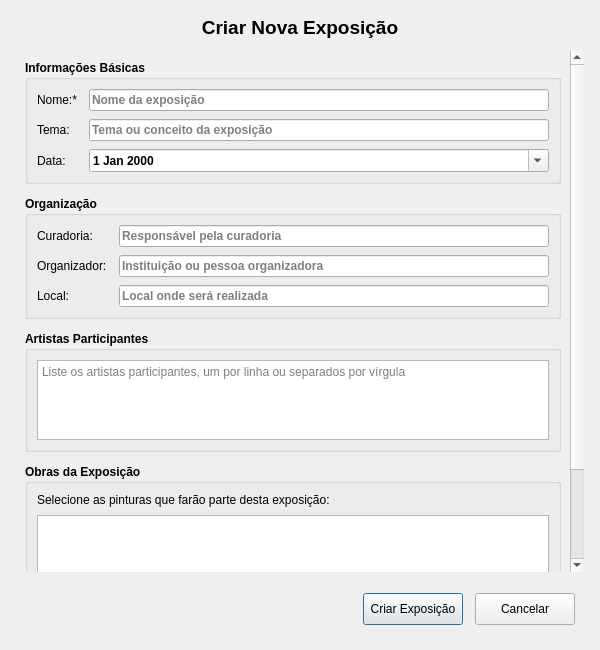
<?xml version="1.0" encoding="UTF-8"?>
<ui version="4.0">
 <class>Dialog</class>
 <widget class="QDialog" name="Dialog">
  <property name="geometry">
   <rect>
    <x>0</x>
    <y>0</y>
    <width>600</width>
    <height>650</height>
   </rect>
  </property>
  <property name="minimumSize">
   <size>
    <width>580</width>
    <height>620</height>
   </size>
  </property>
  <property name="windowTitle">
   <string>Nova Exposição</string>
  </property>
  <layout class="QVBoxLayout" name="mainLayout">
   <property name="spacing">
    <number>12</number>
   </property>
   <property name="leftMargin">
    <number>16</number>
   </property>
   <property name="topMargin">
    <number>16</number>
   </property>
   <property name="rightMargin">
    <number>16</number>
   </property>
   <property name="bottomMargin">
    <number>16</number>
   </property>
   <item>
    <widget class="QLabel" name="titleLabel">
     <property name="text">
      <string>Criar Nova Exposição</string>
     </property>
     <property name="alignment">
      <set>Qt::AlignCenter</set>
     </property>
     <property name="font">
      <font>
       <pointsize>14</pointsize>
       <weight>75</weight>
       <bold>true</bold>
      </font>
     </property>
    </widget>
   </item>
   <item>
    <widget class="QScrollArea" name="scrollArea">
     <property name="frameShape">
      <enum>QFrame::NoFrame</enum>
     </property>
     <property name="widgetResizable">
      <bool>true</bool>
     </property>
     <widget class="QWidget" name="scrollAreaWidgetContents">
      <property name="geometry">
       <rect>
        <x>0</x>
        <y>0</y>
        <width>518</width>
        <height>500</height>
       </rect>
      </property>
      <layout class="QVBoxLayout" name="contentLayout">
       <property name="spacing">
        <number>12</number>
       </property>
       <item>
        <widget class="QGroupBox" name="groupBoxBasico">
         <property name="title">
          <string>Informações Básicas</string>
         </property>
         <property name="font">
          <font>
           <weight>75</weight>
           <bold>true</bold>
          </font>
         </property>
         <layout class="QFormLayout" name="basicoLayout">
          <property name="horizontalSpacing">
           <number>12</number>
          </property>
          <property name="verticalSpacing">
           <number>8</number>
          </property>
          <item row="0" column="0">
           <widget class="QLabel" name="labelNome">
            <property name="text">
             <string>Nome:*</string>
            </property>
            <property name="font">
             <font>
              <weight>50</weight>
              <bold>false</bold>
             </font>
            </property>
           </widget>
          </item>
          <item row="0" column="1">
           <widget class="QLineEdit" name="nome">
            <property name="placeholderText">
             <string>Nome da exposição</string>
            </property>
           </widget>
          </item>
          <item row="1" column="0">
           <widget class="QLabel" name="labelTema">
            <property name="text">
             <string>Tema:</string>
            </property>
            <property name="font">
             <font>
              <weight>50</weight>
              <bold>false</bold>
             </font>
            </property>
           </widget>
          </item>
          <item row="1" column="1">
           <widget class="QLineEdit" name="tema">
            <property name="placeholderText">
             <string>Tema ou conceito da exposição</string>
            </property>
           </widget>
          </item>
          <item row="2" column="0">
           <widget class="QLabel" name="labelData">
            <property name="text">
             <string>Data:</string>
            </property>
            <property name="font">
             <font>
              <weight>50</weight>
              <bold>false</bold>
             </font>
            </property>
           </widget>
          </item>
          <item row="2" column="1">
           <widget class="QDateEdit" name="data">
            <property name="calendarPopup">
             <bool>true</bool>
            </property>
           </widget>
          </item>
         </layout>
        </widget>
       </item>
       <item>
        <widget class="QGroupBox" name="groupBoxOrganizacao">
         <property name="title">
          <string>Organização</string>
         </property>
         <property name="font">
          <font>
           <weight>75</weight>
           <bold>true</bold>
          </font>
         </property>
         <layout class="QFormLayout" name="organizacaoLayout">
          <property name="horizontalSpacing">
           <number>12</number>
          </property>
          <property name="verticalSpacing">
           <number>8</number>
          </property>
          <item row="0" column="0">
           <widget class="QLabel" name="labelCuradoria">
            <property name="text">
             <string>Curadoria:</string>
            </property>
            <property name="font">
             <font>
              <weight>50</weight>
              <bold>false</bold>
             </font>
            </property>
           </widget>
          </item>
          <item row="0" column="1">
           <widget class="QLineEdit" name="curadoria">
            <property name="placeholderText">
             <string>Responsável pela curadoria</string>
            </property>
           </widget>
          </item>
          <item row="1" column="0">
           <widget class="QLabel" name="labelOrganizador">
            <property name="text">
             <string>Organizador:</string>
            </property>
            <property name="font">
             <font>
              <weight>50</weight>
              <bold>false</bold>
             </font>
            </property>
           </widget>
          </item>
          <item row="1" column="1">
           <widget class="QLineEdit" name="organizador">
            <property name="placeholderText">
             <string>Instituição ou pessoa organizadora</string>
            </property>
           </widget>
          </item>
          <item row="2" column="0">
           <widget class="QLabel" name="labelLocal">
            <property name="text">
             <string>Local:</string>
            </property>
            <property name="font">
             <font>
              <weight>50</weight>
              <bold>false</bold>
             </font>
            </property>
           </widget>
          </item>
          <item row="2" column="1">
           <widget class="QLineEdit" name="local">
            <property name="placeholderText">
             <string>Local onde será realizada</string>
            </property>
           </widget>
          </item>
         </layout>
        </widget>
       </item>
       <item>
        <widget class="QGroupBox" name="groupBoxArtistas">
         <property name="title">
          <string>Artistas Participantes</string>
         </property>
         <property name="font">
          <font>
           <weight>75</weight>
           <bold>true</bold>
          </font>
         </property>
         <layout class="QVBoxLayout" name="artistasLayout">
          <property name="spacing">
           <number>8</number>
          </property>
          <item>
           <widget class="QTextEdit" name="artistas">
            <property name="minimumSize">
             <size>
              <width>0</width>
              <height>80</height>
             </size>
            </property>
            <property name="maximumSize">
             <size>
              <width>16777215</width>
              <height>120</height>
             </size>
            </property>
            <property name="placeholderText">
             <string>Liste os artistas participantes, um por linha ou separados por vírgula</string>
            </property>
            <property name="font">
             <font>
              <weight>50</weight>
              <bold>false</bold>
             </font>
            </property>
           </widget>
          </item>
         </layout>
        </widget>
       </item>
       <item>
        <widget class="QGroupBox" name="groupBoxObras">
         <property name="title">
          <string>Obras da Exposição</string>
         </property>
         <property name="font">
          <font>
           <weight>75</weight>
           <bold>true</bold>
          </font>
         </property>
         <layout class="QVBoxLayout" name="obrasLayout">
          <property name="spacing">
           <number>8</number>
          </property>
          <item>
           <widget class="QLabel" name="labelObrasInfo">
            <property name="text">
             <string>Selecione as pinturas que farão parte desta exposição:</string>
            </property>
            <property name="font">
             <font>
              <weight>50</weight>
              <bold>false</bold>
             </font>
            </property>
           </widget>
          </item>
          <item>
           <widget class="QListWidget" name="listaPinturas">
            <property name="minimumSize">
             <size>
              <width>0</width>
              <height>150</height>
             </size>
            </property>
            <property name="selectionMode">
             <enum>QAbstractItemView::MultiSelection</enum>
            </property>
           </widget>
          </item>
         </layout>
        </widget>
       </item>
       <item>
        <spacer name="verticalSpacer">
         <property name="orientation">
          <enum>Qt::Vertical</enum>
         </property>
         <property name="sizeHint" stdset="0">
          <size>
           <width>20</width>
           <height>40</height>
          </size>
         </property>
        </spacer>
       </item>
      </layout>
     </widget>
    </widget>
   </item>
   <item>
    <widget class="QFrame" name="buttonFrame">
     <property name="frameShape">
      <enum>QFrame::NoFrame</enum>
     </property>
     <layout class="QHBoxLayout" name="buttonLayout">
      <property name="spacing">
       <number>12</number>
      </property>
      <item>
       <spacer name="buttonSpacer">
        <property name="orientation">
         <enum>Qt::Horizontal</enum>
        </property>
        <property name="sizeHint" stdset="0">
         <size>
          <width>40</width>
          <height>20</height>
         </size>
        </property>
       </spacer>
      </item>
      <item>
       <widget class="QPushButton" name="btnSalvar">
        <property name="minimumSize">
         <size>
          <width>100</width>
          <height>32</height>
         </size>
        </property>
        <property name="text">
         <string>Criar Exposição</string>
        </property>
        <property name="default">
         <bool>true</bool>
        </property>
       </widget>
      </item>
      <item>
       <widget class="QPushButton" name="btnCancelar">
        <property name="minimumSize">
         <size>
          <width>100</width>
          <height>32</height>
         </size>
        </property>
        <property name="text">
         <string>Cancelar</string>
        </property>
       </widget>
      </item>
     </layout>
    </widget>
   </item>
  </layout>
 </widget>
 <resources/>
 <connections>
  <connection>
   <sender>btnCancelar</sender>
   <signal>clicked()</signal>
   <receiver>Dialog</receiver>
   <slot>reject()</slot>
   <hints>
    <hint type="sourcelabel">
     <x>474</x>
     <y>569</y>
    </hint>
    <hint type="destinationlabel">
     <x>274</x>
     <y>299</y>
    </hint>
   </hints>
  </connection>
 </connections>
</ui>
